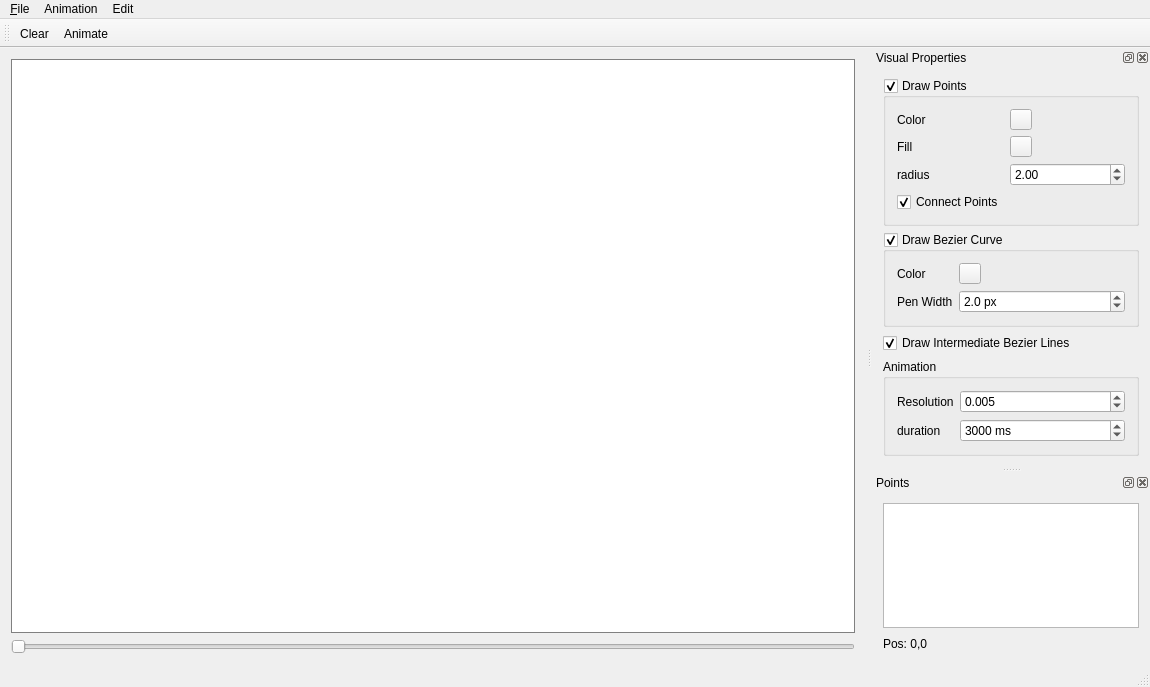
<?xml version="1.0" encoding="UTF-8"?>
<ui version="4.0">
 <class>MainWindow</class>
 <widget class="QMainWindow" name="MainWindow">
  <property name="geometry">
   <rect>
    <x>0</x>
    <y>0</y>
    <width>1150</width>
    <height>687</height>
   </rect>
  </property>
  <property name="windowTitle">
   <string>De-Casteljau's Algorithm Demo</string>
  </property>
  <widget class="QWidget" name="centralWidget">
   <layout class="QVBoxLayout" name="verticalLayout">
    <item>
     <widget class="CasteljauCanvas" name="casteljauWidget" native="true">
      <property name="styleSheet">
       <string notr="true">border: 1px solid gray; background-color: white;</string>
      </property>
     </widget>
    </item>
    <item>
     <widget class="QSlider" name="progressSlider">
      <property name="maximum">
       <number>999</number>
      </property>
      <property name="orientation">
       <enum>Qt::Horizontal</enum>
      </property>
      <property name="invertedAppearance">
       <bool>false</bool>
      </property>
      <property name="invertedControls">
       <bool>false</bool>
      </property>
      <property name="tickPosition">
       <enum>QSlider::NoTicks</enum>
      </property>
     </widget>
    </item>
   </layout>
  </widget>
  <widget class="QMenuBar" name="menuBar">
   <property name="geometry">
    <rect>
     <x>0</x>
     <y>0</y>
     <width>1150</width>
     <height>18</height>
    </rect>
   </property>
   <widget class="QMenu" name="menu_File">
    <property name="title">
     <string>&amp;File</string>
    </property>
    <addaction name="action_Quit"/>
   </widget>
   <widget class="QMenu" name="menuEdit">
    <property name="title">
     <string>Edit</string>
    </property>
    <addaction name="actionClear"/>
   </widget>
   <widget class="QMenu" name="menuExtras">
    <property name="title">
     <string>Animation</string>
    </property>
    <addaction name="actionAnimate"/>
   </widget>
   <addaction name="menu_File"/>
   <addaction name="menuExtras"/>
   <addaction name="menuEdit"/>
  </widget>
  <widget class="QToolBar" name="mainToolBar">
   <attribute name="toolBarArea">
    <enum>TopToolBarArea</enum>
   </attribute>
   <attribute name="toolBarBreak">
    <bool>false</bool>
   </attribute>
   <addaction name="actionClear"/>
   <addaction name="actionAnimate"/>
  </widget>
  <widget class="QStatusBar" name="statusBar"/>
  <widget class="QDockWidget" name="dockWidget_2">
   <property name="windowTitle">
    <string>Visual Properties</string>
   </property>
   <attribute name="dockWidgetArea">
    <number>2</number>
   </attribute>
   <widget class="QWidget" name="dockWidgetContents_2">
    <layout class="QVBoxLayout" name="verticalLayout_3">
     <item>
      <widget class="QGroupBox" name="pointGroupBox">
       <property name="title">
        <string>Draw Points</string>
       </property>
       <property name="checkable">
        <bool>true</bool>
       </property>
       <layout class="QFormLayout" name="formLayout_4">
        <item row="0" column="0">
         <widget class="QLabel" name="label_5">
          <property name="text">
           <string>Color</string>
          </property>
         </widget>
        </item>
        <item row="0" column="1">
         <widget class="ColorToolButton" name="pointsColorBtn">
          <property name="text">
           <string/>
          </property>
          <property name="iconSize">
           <size>
            <width>14</width>
            <height>14</height>
           </size>
          </property>
         </widget>
        </item>
        <item row="1" column="0">
         <widget class="QLabel" name="label_6">
          <property name="text">
           <string>Fill</string>
          </property>
         </widget>
        </item>
        <item row="1" column="1">
         <widget class="ColorToolButton" name="pointsFillBtn">
          <property name="text">
           <string/>
          </property>
          <property name="iconSize">
           <size>
            <width>14</width>
            <height>14</height>
           </size>
          </property>
         </widget>
        </item>
        <item row="5" column="0">
         <widget class="QCheckBox" name="connectPointsCheckBox">
          <property name="text">
           <string>Connect Points</string>
          </property>
          <property name="checked">
           <bool>true</bool>
          </property>
         </widget>
        </item>
        <item row="2" column="0">
         <widget class="QLabel" name="label_7">
          <property name="text">
           <string>radius</string>
          </property>
         </widget>
        </item>
        <item row="2" column="1">
         <widget class="QDoubleSpinBox" name="pointRadius">
          <property name="minimum">
           <double>0.500000000000000</double>
          </property>
          <property name="maximum">
           <double>8.000000000000000</double>
          </property>
          <property name="singleStep">
           <double>0.500000000000000</double>
          </property>
          <property name="value">
           <double>2.000000000000000</double>
          </property>
         </widget>
        </item>
       </layout>
      </widget>
     </item>
     <item>
      <widget class="QGroupBox" name="bezierCurveGroupBox">
       <property name="title">
        <string>Draw Bezier Curve</string>
       </property>
       <property name="checkable">
        <bool>true</bool>
       </property>
       <layout class="QFormLayout" name="formLayout_2">
        <item row="0" column="0">
         <widget class="QLabel" name="label">
          <property name="text">
           <string>Color</string>
          </property>
         </widget>
        </item>
        <item row="0" column="1">
         <widget class="ColorToolButton" name="bezierCurveColorBtn">
          <property name="styleSheet">
           <string notr="true"/>
          </property>
          <property name="text">
           <string/>
          </property>
          <property name="iconSize">
           <size>
            <width>14</width>
            <height>14</height>
           </size>
          </property>
          <property name="autoRaise">
           <bool>false</bool>
          </property>
         </widget>
        </item>
        <item row="1" column="0">
         <widget class="QLabel" name="label_2">
          <property name="text">
           <string>Pen Width</string>
          </property>
         </widget>
        </item>
        <item row="1" column="1">
         <widget class="QDoubleSpinBox" name="penWidthSpinBox">
          <property name="suffix">
           <string> px</string>
          </property>
          <property name="decimals">
           <number>1</number>
          </property>
          <property name="minimum">
           <double>0.500000000000000</double>
          </property>
          <property name="maximum">
           <double>5.000000000000000</double>
          </property>
          <property name="singleStep">
           <double>0.500000000000000</double>
          </property>
          <property name="value">
           <double>2.000000000000000</double>
          </property>
         </widget>
        </item>
       </layout>
      </widget>
     </item>
     <item>
      <widget class="QCheckBox" name="drawIntermediateLines">
       <property name="text">
        <string>Draw Intermediate Bezier Lines</string>
       </property>
       <property name="checked">
        <bool>true</bool>
       </property>
      </widget>
     </item>
     <item>
      <widget class="QGroupBox" name="groupBox">
       <property name="title">
        <string>Animation</string>
       </property>
       <layout class="QFormLayout" name="formLayout">
        <item row="0" column="0">
         <widget class="QLabel" name="label_3">
          <property name="text">
           <string>Resolution</string>
          </property>
         </widget>
        </item>
        <item row="0" column="1">
         <widget class="QDoubleSpinBox" name="animationResolutionSpinBox">
          <property name="decimals">
           <number>3</number>
          </property>
          <property name="minimum">
           <double>0.001000000000000</double>
          </property>
          <property name="maximum">
           <double>0.200000000000000</double>
          </property>
          <property name="singleStep">
           <double>0.001000000000000</double>
          </property>
          <property name="value">
           <double>0.005000000000000</double>
          </property>
         </widget>
        </item>
        <item row="1" column="0">
         <widget class="QLabel" name="label_4">
          <property name="text">
           <string>duration</string>
          </property>
         </widget>
        </item>
        <item row="1" column="1">
         <widget class="QSpinBox" name="animationDurationSpinBox">
          <property name="suffix">
           <string> ms</string>
          </property>
          <property name="minimum">
           <number>500</number>
          </property>
          <property name="maximum">
           <number>10000</number>
          </property>
          <property name="singleStep">
           <number>500</number>
          </property>
          <property name="value">
           <number>3000</number>
          </property>
         </widget>
        </item>
       </layout>
      </widget>
     </item>
    </layout>
   </widget>
  </widget>
  <widget class="QDockWidget" name="dockWidget_4">
   <property name="windowTitle">
    <string>Points</string>
   </property>
   <attribute name="dockWidgetArea">
    <number>2</number>
   </attribute>
   <widget class="QWidget" name="dockWidgetContents_4">
    <layout class="QVBoxLayout" name="verticalLayout_2">
     <item>
      <widget class="ListView" name="pointView"/>
     </item>
     <item>
      <widget class="QLabel" name="posLabel">
       <property name="minimumSize">
        <size>
         <width>0</width>
         <height>20</height>
        </size>
       </property>
       <property name="maximumSize">
        <size>
         <width>16777215</width>
         <height>20</height>
        </size>
       </property>
       <property name="baseSize">
        <size>
         <width>0</width>
         <height>20</height>
        </size>
       </property>
       <property name="text">
        <string>Pos: 0,0</string>
       </property>
      </widget>
     </item>
    </layout>
   </widget>
  </widget>
  <action name="actionClear">
   <property name="text">
    <string>Clear</string>
   </property>
   <property name="shortcut">
    <string>Ctrl+C</string>
   </property>
  </action>
  <action name="actionAnimate">
   <property name="text">
    <string>Animate</string>
   </property>
   <property name="shortcut">
    <string>Ctrl+A</string>
   </property>
  </action>
  <action name="action_Quit">
   <property name="text">
    <string>&amp;Quit</string>
   </property>
  </action>
  <action name="action_About">
   <property name="text">
    <string>&amp;About</string>
   </property>
  </action>
 </widget>
 <layoutdefault spacing="6" margin="11"/>
 <customwidgets>
  <customwidget>
   <class>CasteljauCanvas</class>
   <extends>QWidget</extends>
   <header>casteljaucanvas.h</header>
   <container>1</container>
  </customwidget>
  <customwidget>
   <class>ListView</class>
   <extends>QListView</extends>
   <header>listview.h</header>
  </customwidget>
  <customwidget>
   <class>ColorToolButton</class>
   <extends>QToolButton</extends>
   <header>colortoolbutton.h</header>
  </customwidget>
 </customwidgets>
 <resources/>
 <connections/>
</ui>
